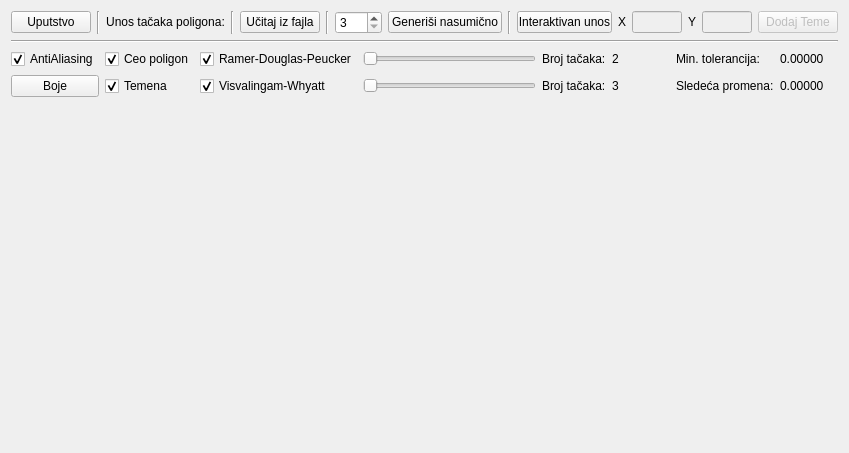
<?xml version="1.0" encoding="UTF-8"?>
<ui version="4.0">
 <class>MainWindow</class>
 <widget class="QMainWindow" name="MainWindow">
  <property name="geometry">
   <rect>
    <x>0</x>
    <y>0</y>
    <width>804</width>
    <height>453</height>
   </rect>
  </property>
  <property name="windowTitle">
   <string>Simplifying Poligon</string>
  </property>
  <widget class="QWidget" name="centralWidget">
   <layout class="QGridLayout" name="gridLayout_3">
    <item row="1" column="0">
     <widget class="Display" name="display" native="true"/>
    </item>
    <item row="0" column="0">
     <layout class="QGridLayout" name="controlBar">
      <item row="3" column="3" colspan="3">
       <widget class="QSlider" name="horizontalSlider2">
        <property name="enabled">
         <bool>false</bool>
        </property>
        <property name="sizePolicy">
         <sizepolicy hsizetype="Expanding" vsizetype="Fixed">
          <horstretch>0</horstretch>
          <verstretch>0</verstretch>
         </sizepolicy>
        </property>
        <property name="minimumSize">
         <size>
          <width>50</width>
          <height>0</height>
         </size>
        </property>
        <property name="focusPolicy">
         <enum>Qt::ClickFocus</enum>
        </property>
        <property name="orientation">
         <enum>Qt::Horizontal</enum>
        </property>
        <property name="tickInterval">
         <number>0</number>
        </property>
       </widget>
      </item>
      <item row="2" column="2">
       <widget class="QCheckBox" name="checkBox1">
        <property name="enabled">
         <bool>true</bool>
        </property>
        <property name="maximumSize">
         <size>
          <width>16777215</width>
          <height>16777215</height>
         </size>
        </property>
        <property name="focusPolicy">
         <enum>Qt::ClickFocus</enum>
        </property>
        <property name="whatsThis">
         <string/>
        </property>
        <property name="text">
         <string>Ramer-Douglas-Peucker</string>
        </property>
        <property name="checked">
         <bool>true</bool>
        </property>
       </widget>
      </item>
      <item row="2" column="3" colspan="3">
       <widget class="QSlider" name="horizontalSlider1">
        <property name="enabled">
         <bool>false</bool>
        </property>
        <property name="sizePolicy">
         <sizepolicy hsizetype="Expanding" vsizetype="Fixed">
          <horstretch>0</horstretch>
          <verstretch>0</verstretch>
         </sizepolicy>
        </property>
        <property name="minimumSize">
         <size>
          <width>50</width>
          <height>0</height>
         </size>
        </property>
        <property name="focusPolicy">
         <enum>Qt::ClickFocus</enum>
        </property>
        <property name="orientation">
         <enum>Qt::Horizontal</enum>
        </property>
       </widget>
      </item>
      <item row="2" column="7">
       <widget class="QLabel" name="label11">
        <property name="enabled">
         <bool>true</bool>
        </property>
        <property name="sizePolicy">
         <sizepolicy hsizetype="Preferred" vsizetype="Fixed">
          <horstretch>0</horstretch>
          <verstretch>0</verstretch>
         </sizepolicy>
        </property>
        <property name="minimumSize">
         <size>
          <width>30</width>
          <height>0</height>
         </size>
        </property>
        <property name="maximumSize">
         <size>
          <width>16777215</width>
          <height>16777215</height>
         </size>
        </property>
        <property name="text">
         <string>2</string>
        </property>
       </widget>
      </item>
      <item row="3" column="2">
       <widget class="QCheckBox" name="checkBox2">
        <property name="enabled">
         <bool>true</bool>
        </property>
        <property name="maximumSize">
         <size>
          <width>16777215</width>
          <height>16777215</height>
         </size>
        </property>
        <property name="focusPolicy">
         <enum>Qt::ClickFocus</enum>
        </property>
        <property name="text">
         <string>Visvalingam-Whyatt</string>
        </property>
        <property name="checked">
         <bool>true</bool>
        </property>
       </widget>
      </item>
      <item row="2" column="8">
       <widget class="QLabel" name="label12">
        <property name="sizePolicy">
         <sizepolicy hsizetype="Minimum" vsizetype="Fixed">
          <horstretch>0</horstretch>
          <verstretch>0</verstretch>
         </sizepolicy>
        </property>
        <property name="maximumSize">
         <size>
          <width>16777215</width>
          <height>16777215</height>
         </size>
        </property>
        <property name="text">
         <string>Min. tolerancija:</string>
        </property>
       </widget>
      </item>
      <item row="3" column="6">
       <widget class="QLabel" name="label20">
        <property name="sizePolicy">
         <sizepolicy hsizetype="Minimum" vsizetype="Fixed">
          <horstretch>0</horstretch>
          <verstretch>0</verstretch>
         </sizepolicy>
        </property>
        <property name="maximumSize">
         <size>
          <width>16777215</width>
          <height>16777215</height>
         </size>
        </property>
        <property name="text">
         <string>Broj tačaka:</string>
        </property>
       </widget>
      </item>
      <item row="2" column="9">
       <widget class="QLabel" name="label13">
        <property name="sizePolicy">
         <sizepolicy hsizetype="Minimum" vsizetype="Fixed">
          <horstretch>0</horstretch>
          <verstretch>0</verstretch>
         </sizepolicy>
        </property>
        <property name="minimumSize">
         <size>
          <width>50</width>
          <height>0</height>
         </size>
        </property>
        <property name="maximumSize">
         <size>
          <width>16777215</width>
          <height>16777215</height>
         </size>
        </property>
        <property name="text">
         <string>0.00000</string>
        </property>
       </widget>
      </item>
      <item row="3" column="8">
       <widget class="QLabel" name="label22">
        <property name="sizePolicy">
         <sizepolicy hsizetype="Minimum" vsizetype="Fixed">
          <horstretch>0</horstretch>
          <verstretch>0</verstretch>
         </sizepolicy>
        </property>
        <property name="maximumSize">
         <size>
          <width>16777215</width>
          <height>16777215</height>
         </size>
        </property>
        <property name="text">
         <string>Sledeća promena:</string>
        </property>
       </widget>
      </item>
      <item row="2" column="6">
       <widget class="QLabel" name="label10">
        <property name="sizePolicy">
         <sizepolicy hsizetype="Minimum" vsizetype="Fixed">
          <horstretch>0</horstretch>
          <verstretch>0</verstretch>
         </sizepolicy>
        </property>
        <property name="maximumSize">
         <size>
          <width>16777215</width>
          <height>16777215</height>
         </size>
        </property>
        <property name="text">
         <string>Broj tačaka:</string>
        </property>
       </widget>
      </item>
      <item row="3" column="9">
       <widget class="QLabel" name="label23">
        <property name="sizePolicy">
         <sizepolicy hsizetype="Minimum" vsizetype="Fixed">
          <horstretch>0</horstretch>
          <verstretch>0</verstretch>
         </sizepolicy>
        </property>
        <property name="minimumSize">
         <size>
          <width>50</width>
          <height>0</height>
         </size>
        </property>
        <property name="maximumSize">
         <size>
          <width>16777215</width>
          <height>16777215</height>
         </size>
        </property>
        <property name="text">
         <string>0.00000</string>
        </property>
       </widget>
      </item>
      <item row="3" column="1">
       <widget class="QCheckBox" name="checkBox01">
        <property name="maximumSize">
         <size>
          <width>16777215</width>
          <height>16777215</height>
         </size>
        </property>
        <property name="focusPolicy">
         <enum>Qt::ClickFocus</enum>
        </property>
        <property name="text">
         <string>Temena</string>
        </property>
        <property name="checked">
         <bool>true</bool>
        </property>
       </widget>
      </item>
      <item row="3" column="7">
       <widget class="QLabel" name="label21">
        <property name="sizePolicy">
         <sizepolicy hsizetype="Preferred" vsizetype="Fixed">
          <horstretch>0</horstretch>
          <verstretch>0</verstretch>
         </sizepolicy>
        </property>
        <property name="minimumSize">
         <size>
          <width>30</width>
          <height>0</height>
         </size>
        </property>
        <property name="maximumSize">
         <size>
          <width>16777215</width>
          <height>16777215</height>
         </size>
        </property>
        <property name="text">
         <string>3</string>
        </property>
       </widget>
      </item>
      <item row="2" column="1">
       <widget class="QCheckBox" name="checkBox0">
        <property name="enabled">
         <bool>true</bool>
        </property>
        <property name="maximumSize">
         <size>
          <width>16777215</width>
          <height>16777215</height>
         </size>
        </property>
        <property name="focusPolicy">
         <enum>Qt::ClickFocus</enum>
        </property>
        <property name="text">
         <string>Ceo poligon</string>
        </property>
        <property name="checked">
         <bool>true</bool>
        </property>
       </widget>
      </item>
      <item row="0" column="0" colspan="10">
       <layout class="QHBoxLayout" name="horizontalLayoutInput">
        <property name="sizeConstraint">
         <enum>QLayout::SetDefaultConstraint</enum>
        </property>
        <item>
         <widget class="QPushButton" name="pushButtonHelp">
          <property name="focusPolicy">
           <enum>Qt::ClickFocus</enum>
          </property>
          <property name="text">
           <string>Uputstvo</string>
          </property>
          <property name="checkable">
           <bool>false</bool>
          </property>
         </widget>
        </item>
        <item>
         <widget class="Line" name="line_5">
          <property name="orientation">
           <enum>Qt::Vertical</enum>
          </property>
         </widget>
        </item>
        <item>
         <widget class="QLabel" name="label0">
          <property name="sizePolicy">
           <sizepolicy hsizetype="Minimum" vsizetype="Fixed">
            <horstretch>0</horstretch>
            <verstretch>0</verstretch>
           </sizepolicy>
          </property>
          <property name="text">
           <string>Unos tačaka poligona:</string>
          </property>
          <property name="alignment">
           <set>Qt::AlignCenter</set>
          </property>
         </widget>
        </item>
        <item>
         <widget class="Line" name="line_4">
          <property name="orientation">
           <enum>Qt::Vertical</enum>
          </property>
         </widget>
        </item>
        <item>
         <widget class="QPushButton" name="pushButtonUnos1">
          <property name="focusPolicy">
           <enum>Qt::ClickFocus</enum>
          </property>
          <property name="text">
           <string>Učitaj iz fajla</string>
          </property>
         </widget>
        </item>
        <item>
         <widget class="Line" name="line_2">
          <property name="orientation">
           <enum>Qt::Vertical</enum>
          </property>
         </widget>
        </item>
        <item>
         <widget class="QSpinBox" name="spinBoxRandom">
          <property name="focusPolicy">
           <enum>Qt::ClickFocus</enum>
          </property>
          <property name="minimum">
           <number>3</number>
          </property>
          <property name="maximum">
           <number>500</number>
          </property>
          <property name="value">
           <number>3</number>
          </property>
         </widget>
        </item>
        <item>
         <widget class="QPushButton" name="pushButtonUnos2">
          <property name="focusPolicy">
           <enum>Qt::ClickFocus</enum>
          </property>
          <property name="text">
           <string>Generiši nasumično</string>
          </property>
         </widget>
        </item>
        <item>
         <widget class="Line" name="line_3">
          <property name="sizePolicy">
           <sizepolicy hsizetype="Fixed" vsizetype="Minimum">
            <horstretch>0</horstretch>
            <verstretch>0</verstretch>
           </sizepolicy>
          </property>
          <property name="orientation">
           <enum>Qt::Vertical</enum>
          </property>
         </widget>
        </item>
        <item>
         <widget class="QPushButton" name="pushButtonUnos30">
          <property name="minimumSize">
           <size>
            <width>95</width>
            <height>0</height>
           </size>
          </property>
          <property name="focusPolicy">
           <enum>Qt::ClickFocus</enum>
          </property>
          <property name="text">
           <string>Interaktivan unos</string>
          </property>
         </widget>
        </item>
        <item>
         <widget class="QLabel" name="labelX">
          <property name="sizePolicy">
           <sizepolicy hsizetype="Minimum" vsizetype="Fixed">
            <horstretch>0</horstretch>
            <verstretch>0</verstretch>
           </sizepolicy>
          </property>
          <property name="text">
           <string>X</string>
          </property>
         </widget>
        </item>
        <item>
         <widget class="QLineEdit" name="lineEditX">
          <property name="enabled">
           <bool>false</bool>
          </property>
          <property name="minimumSize">
           <size>
            <width>50</width>
            <height>0</height>
           </size>
          </property>
          <property name="maximumSize">
           <size>
            <width>100</width>
            <height>16777215</height>
           </size>
          </property>
         </widget>
        </item>
        <item>
         <widget class="QLabel" name="labelY">
          <property name="sizePolicy">
           <sizepolicy hsizetype="Minimum" vsizetype="Fixed">
            <horstretch>0</horstretch>
            <verstretch>0</verstretch>
           </sizepolicy>
          </property>
          <property name="text">
           <string>Y</string>
          </property>
         </widget>
        </item>
        <item>
         <widget class="QLineEdit" name="lineEditY">
          <property name="enabled">
           <bool>false</bool>
          </property>
          <property name="sizePolicy">
           <sizepolicy hsizetype="Expanding" vsizetype="Fixed">
            <horstretch>0</horstretch>
            <verstretch>0</verstretch>
           </sizepolicy>
          </property>
          <property name="minimumSize">
           <size>
            <width>50</width>
            <height>0</height>
           </size>
          </property>
          <property name="maximumSize">
           <size>
            <width>100</width>
            <height>16777215</height>
           </size>
          </property>
         </widget>
        </item>
        <item>
         <widget class="QPushButton" name="pushButtonUnos31">
          <property name="enabled">
           <bool>false</bool>
          </property>
          <property name="text">
           <string>Dodaj Teme</string>
          </property>
         </widget>
        </item>
        <item>
         <spacer name="horizontalSpacer">
          <property name="orientation">
           <enum>Qt::Horizontal</enum>
          </property>
          <property name="sizeHint" stdset="0">
           <size>
            <width>40</width>
            <height>2</height>
           </size>
          </property>
         </spacer>
        </item>
       </layout>
      </item>
      <item row="1" column="0" colspan="10">
       <widget class="Line" name="line">
        <property name="orientation">
         <enum>Qt::Horizontal</enum>
        </property>
       </widget>
      </item>
      <item row="2" column="0">
       <widget class="QCheckBox" name="checkBoxAA">
        <property name="focusPolicy">
         <enum>Qt::ClickFocus</enum>
        </property>
        <property name="text">
         <string>AntiAliasing</string>
        </property>
        <property name="checked">
         <bool>true</bool>
        </property>
       </widget>
      </item>
      <item row="3" column="0">
       <widget class="QPushButton" name="pushButtonColor">
        <property name="focusPolicy">
         <enum>Qt::ClickFocus</enum>
        </property>
        <property name="text">
         <string>Boje</string>
        </property>
       </widget>
      </item>
     </layout>
    </item>
   </layout>
  </widget>
 </widget>
 <layoutdefault spacing="6" margin="11"/>
 <customwidgets>
  <customwidget>
   <class>Display</class>
   <extends>QWidget</extends>
   <header location="global">display.h</header>
   <container>1</container>
   <slots>
    <signal>changeLimit1(double)</signal>
    <signal>updateSliderValues(int)</signal>
    <signal>setMinTolerance(double)</signal>
    <signal>setLastAreaChange(double)</signal>
    <slot>displayStartPolygon(bool)</slot>
    <slot>displayAlg1Polygon(bool)</slot>
    <slot>displayAlg2Polygon(bool)</slot>
    <slot>setAlg1Points(int)</slot>
    <slot>setAlg2Points(int)</slot>
    <slot>readFromFile()</slot>
    <slot>setRandomPoints(int)</slot>
    <slot>generateRandom()</slot>
    <slot>displayPoints(bool)</slot>
    <slot>changeColors()</slot>
    <slot>toggleAA(bool)</slot>
   </slots>
  </customwidget>
 </customwidgets>
 <tabstops>
  <tabstop>checkBox2</tabstop>
  <tabstop>checkBox0</tabstop>
  <tabstop>checkBox01</tabstop>
  <tabstop>horizontalSlider2</tabstop>
  <tabstop>pushButtonUnos1</tabstop>
  <tabstop>spinBoxRandom</tabstop>
  <tabstop>lineEditX</tabstop>
  <tabstop>lineEditY</tabstop>
  <tabstop>pushButtonUnos31</tabstop>
  <tabstop>pushButtonUnos2</tabstop>
  <tabstop>pushButtonUnos30</tabstop>
  <tabstop>horizontalSlider1</tabstop>
  <tabstop>checkBox1</tabstop>
  <tabstop>pushButtonHelp</tabstop>
 </tabstops>
 <resources/>
 <connections>
  <connection>
   <sender>pushButtonUnos1</sender>
   <signal>clicked()</signal>
   <receiver>display</receiver>
   <slot>readFromFile()</slot>
   <hints>
    <hint type="sourcelabel">
     <x>296</x>
     <y>94</y>
    </hint>
    <hint type="destinationlabel">
     <x>142</x>
     <y>339</y>
    </hint>
   </hints>
  </connection>
  <connection>
   <sender>horizontalSlider1</sender>
   <signal>valueChanged(int)</signal>
   <receiver>display</receiver>
   <slot>setAlg1Points(int)</slot>
   <hints>
    <hint type="sourcelabel">
     <x>501</x>
     <y>193</y>
    </hint>
    <hint type="destinationlabel">
     <x>287</x>
     <y>294</y>
    </hint>
   </hints>
  </connection>
  <connection>
   <sender>horizontalSlider2</sender>
   <signal>valueChanged(int)</signal>
   <receiver>display</receiver>
   <slot>setAlg2Points(int)</slot>
   <hints>
    <hint type="sourcelabel">
     <x>398</x>
     <y>206</y>
    </hint>
    <hint type="destinationlabel">
     <x>324</x>
     <y>303</y>
    </hint>
   </hints>
  </connection>
  <connection>
   <sender>checkBox1</sender>
   <signal>clicked(bool)</signal>
   <receiver>display</receiver>
   <slot>displayAlg1Polygon(bool)</slot>
   <hints>
    <hint type="sourcelabel">
     <x>313</x>
     <y>190</y>
    </hint>
    <hint type="destinationlabel">
     <x>174</x>
     <y>295</y>
    </hint>
   </hints>
  </connection>
  <connection>
   <sender>checkBox2</sender>
   <signal>clicked(bool)</signal>
   <receiver>display</receiver>
   <slot>displayAlg2Polygon(bool)</slot>
   <hints>
    <hint type="sourcelabel">
     <x>313</x>
     <y>219</y>
    </hint>
    <hint type="destinationlabel">
     <x>255</x>
     <y>302</y>
    </hint>
   </hints>
  </connection>
  <connection>
   <sender>checkBox0</sender>
   <signal>clicked(bool)</signal>
   <receiver>display</receiver>
   <slot>displayStartPolygon(bool)</slot>
   <hints>
    <hint type="sourcelabel">
     <x>146</x>
     <y>190</y>
    </hint>
    <hint type="destinationlabel">
     <x>82</x>
     <y>298</y>
    </hint>
   </hints>
  </connection>
  <connection>
   <sender>spinBoxRandom</sender>
   <signal>valueChanged(int)</signal>
   <receiver>display</receiver>
   <slot>setRandomPoints(int)</slot>
   <hints>
    <hint type="sourcelabel">
     <x>354</x>
     <y>92</y>
    </hint>
    <hint type="destinationlabel">
     <x>224</x>
     <y>325</y>
    </hint>
   </hints>
  </connection>
  <connection>
   <sender>pushButtonUnos2</sender>
   <signal>clicked()</signal>
   <receiver>display</receiver>
   <slot>generateRandom()</slot>
   <hints>
    <hint type="sourcelabel">
     <x>406</x>
     <y>94</y>
    </hint>
    <hint type="destinationlabel">
     <x>500</x>
     <y>304</y>
    </hint>
   </hints>
  </connection>
  <connection>
   <sender>display</sender>
   <signal>updateSliderValues(int)</signal>
   <receiver>MainWindow</receiver>
   <slot>setTickMarks(int)</slot>
   <hints>
    <hint type="sourcelabel">
     <x>402</x>
     <y>259</y>
    </hint>
    <hint type="destinationlabel">
     <x>439</x>
     <y>217</y>
    </hint>
   </hints>
  </connection>
  <connection>
   <sender>horizontalSlider1</sender>
   <signal>valueChanged(int)</signal>
   <receiver>MainWindow</receiver>
   <slot>setLabel1(int)</slot>
   <hints>
    <hint type="sourcelabel">
     <x>398</x>
     <y>180</y>
    </hint>
    <hint type="destinationlabel">
     <x>407</x>
     <y>99</y>
    </hint>
   </hints>
  </connection>
  <connection>
   <sender>horizontalSlider2</sender>
   <signal>valueChanged(int)</signal>
   <receiver>MainWindow</receiver>
   <slot>setLabel2(int)</slot>
   <hints>
    <hint type="sourcelabel">
     <x>398</x>
     <y>214</y>
    </hint>
    <hint type="destinationlabel">
     <x>447</x>
     <y>156</y>
    </hint>
   </hints>
  </connection>
  <connection>
   <sender>display</sender>
   <signal>setMinTolerance(double)</signal>
   <receiver>MainWindow</receiver>
   <slot>setLabel13(double)</slot>
   <hints>
    <hint type="sourcelabel">
     <x>541</x>
     <y>239</y>
    </hint>
    <hint type="destinationlabel">
     <x>559</x>
     <y>213</y>
    </hint>
   </hints>
  </connection>
  <connection>
   <sender>display</sender>
   <signal>setLastAreaChange(double)</signal>
   <receiver>MainWindow</receiver>
   <slot>setLabel23(double)</slot>
   <hints>
    <hint type="sourcelabel">
     <x>596</x>
     <y>251</y>
    </hint>
    <hint type="destinationlabel">
     <x>675</x>
     <y>215</y>
    </hint>
   </hints>
  </connection>
  <connection>
   <sender>checkBox01</sender>
   <signal>clicked(bool)</signal>
   <receiver>display</receiver>
   <slot>displayPoints(bool)</slot>
   <hints>
    <hint type="sourcelabel">
     <x>130</x>
     <y>219</y>
    </hint>
    <hint type="destinationlabel">
     <x>52</x>
     <y>251</y>
    </hint>
   </hints>
  </connection>
  <connection>
   <sender>pushButtonUnos30</sender>
   <signal>clicked()</signal>
   <receiver>MainWindow</receiver>
   <slot>interactiveInputModeChange()</slot>
   <hints>
    <hint type="sourcelabel">
     <x>516</x>
     <y>94</y>
    </hint>
    <hint type="destinationlabel">
     <x>389</x>
     <y>5</y>
    </hint>
   </hints>
  </connection>
  <connection>
   <sender>pushButtonUnos31</sender>
   <signal>clicked()</signal>
   <receiver>MainWindow</receiver>
   <slot>interactiveInputPassPoint()</slot>
   <hints>
    <hint type="sourcelabel">
     <x>786</x>
     <y>94</y>
    </hint>
    <hint type="destinationlabel">
     <x>715</x>
     <y>3</y>
    </hint>
   </hints>
  </connection>
  <connection>
   <sender>pushButtonHelp</sender>
   <signal>clicked()</signal>
   <receiver>MainWindow</receiver>
   <slot>showAboutWindow()</slot>
   <hints>
    <hint type="sourcelabel">
     <x>53</x>
     <y>81</y>
    </hint>
    <hint type="destinationlabel">
     <x>20</x>
     <y>3</y>
    </hint>
   </hints>
  </connection>
  <connection>
   <sender>pushButtonColor</sender>
   <signal>clicked()</signal>
   <receiver>display</receiver>
   <slot>changeColors()</slot>
   <hints>
    <hint type="sourcelabel">
     <x>41</x>
     <y>208</y>
    </hint>
    <hint type="destinationlabel">
     <x>23</x>
     <y>258</y>
    </hint>
   </hints>
  </connection>
  <connection>
   <sender>checkBoxAA</sender>
   <signal>clicked(bool)</signal>
   <receiver>display</receiver>
   <slot>toggleAA(bool)</slot>
   <hints>
    <hint type="sourcelabel">
     <x>42</x>
     <y>178</y>
    </hint>
    <hint type="destinationlabel">
     <x>37</x>
     <y>253</y>
    </hint>
   </hints>
  </connection>
 </connections>
 <slots>
  <slot>setTickMarks(int)</slot>
  <slot>setLabel1(int)</slot>
  <slot>setLabel2(int)</slot>
  <slot>readFromFile()</slot>
  <slot>setLabel13(double)</slot>
  <slot>setLabel23(double)</slot>
  <slot>interactiveInputModeChange()</slot>
  <slot>interactiveInputPassPoint()</slot>
  <slot>showAboutWindow()</slot>
  <slot>colorDialog()</slot>
  <slot>toggleAA(bool)</slot>
 </slots>
</ui>
